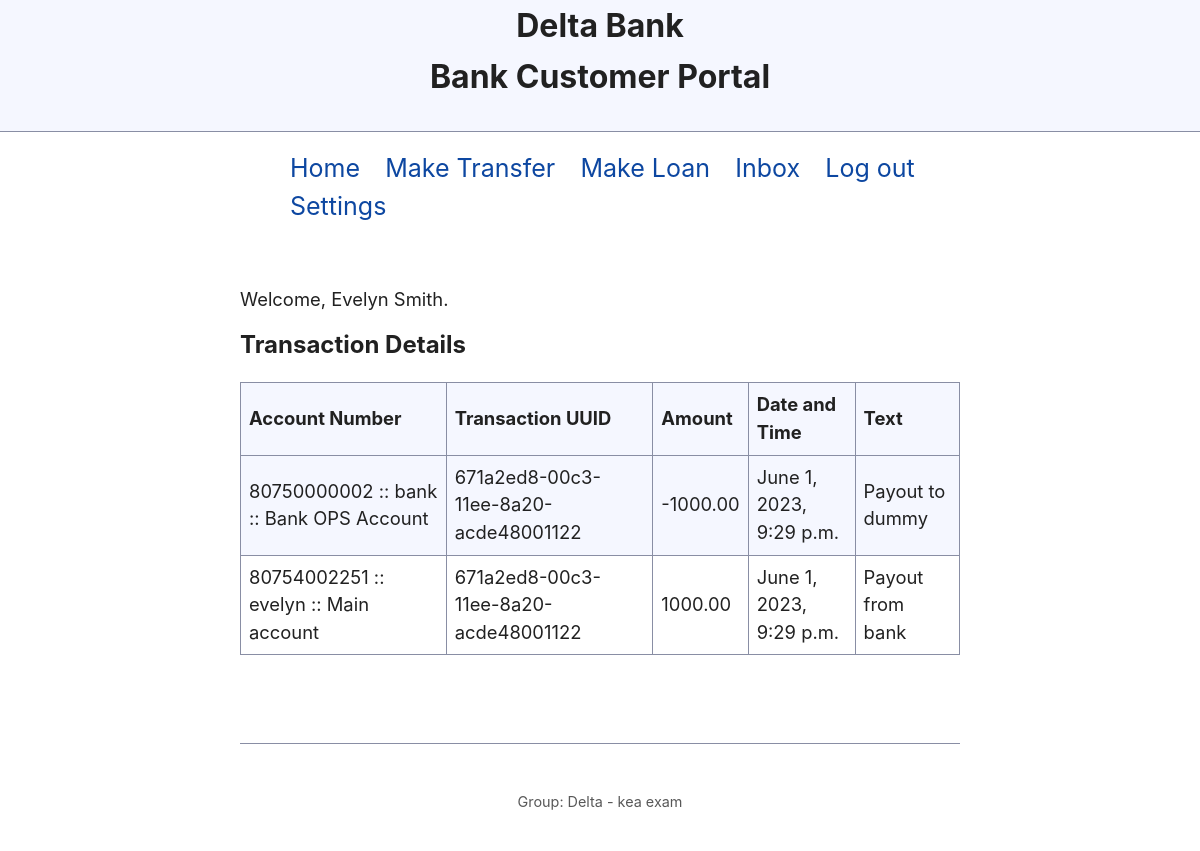
The app's page /transaction_details/671a2ed8-00c3-11ee-8a20-acde48001122/ (signed in) with its own data.
### bank_app/models.py (models this page shows, shortened)
class User(AbstractUser):
    otp_enabled = models.BooleanField(default=False)
    otp_verified = models.BooleanField(default=False)
    otp_base32 = models.CharField(max_length=255, null=True)
    otp_auth_url = models.CharField(max_length=255, null=True)

class Customer(models.Model):
    user        = models.OneToOneField(settings.AUTH_USER_MODEL, primary_key=True, on_delete=models.PROTECT)
    rank        = models.ForeignKey(Rank, default=2, on_delete=models.PROTECT)
    personal_id = models.IntegerField(db_index=True)
    phone       = models.CharField(max_length=35, db_index=True)
    @property
    def full_name(self) -> str:
        return f'{self.user.first_name} {self.user.last_name}'
    @property
    def accounts(self) -> QuerySet:
        return Account.objects.filter(user=self.user)

class Ledger(models.Model):
    account     = models.ForeignKey(Account, on_delete=models.PROTECT)
    transaction = models.CharField(max_length=50)
    amount      = models.DecimalField(max_digits=10, decimal_places=2)
    timestamp   = models.DateTimeField(auto_now_add=True, db_index=True)
    text        = models.TextField()

class Account(models.Model):
    account_number = models.AutoField(primary_key=True)
    user = models.ForeignKey(settings.AUTH_USER_MODEL, on_delete=models.PROTECT)
    name = models.CharField(max_length=50, db_index=True)
    class Meta:
        get_latest_by = 'pk'
    def __str__(self):
        return f'{self.pk} :: {self.user} :: {self.name}'

### bank_app/views.py (the view)
# urls.py: path('transaction_details/<uuid:transaction>/', views.transaction_details, name='transaction_details'),
@login_required
def transaction_details(request, transaction):
    movements = Ledger.objects.filter(transaction=transaction)
    if not request.user.is_staff:
        if not movements.filter(account__in=request.user.customer.accounts):
            raise PermissionDenied('Customer is not part of the transaction.')
    context = {
        'movements': movements,
    }
    return render(request, 'bank_app/transaction_details.html', context)

### bank_app/templates/bank_app/transaction_details.html
{% extends "base.html" %}
{% block main %}
<p>Welcome, {{ user.customer.full_name }}.</p>
<h3>Transaction Details</h3>
<table>
    <tr>
        <th>Account Number</th>
        <th>Transaction UUID</th>
        <th>Amount</th>
        <th>Date and Time</th>
        <th>Text</th>
    </tr>
    {% for movement in movements %}
    <tr>
        <td>{{ movement.account }}</td>
        <td>{{ movement.transaction }}</td>
        <td>{{ movement.amount|floatformat:"2" }}</td>
        <td>{{ movement.timestamp }}</td>
        <td>{{ movement.text }}</td>
    </tr>
    {% endfor %}
</table>
{% endblock main %}

### templates/base.html (shortened to what this page needs)
<!DOCTYPE html>
<html lang="en">
<head>
    {% load static %}
    <link rel="stylesheet" type="text/css" href="{% static 'simple.css' %}" media="screen" />
</head>
<body>
    {% load l10n %}
    <header>
        <h1>Delta Bank</h1>
        {% if user.is_staff %}
        <h2>Bank Staff Portal</h2>
        {% else %}
        <h2>Bank Customer Portal</h2>
        {% endif %}
    </header>
    <nav>
        <ul>
            <li><a href="{% url 'bank_app:index' %}">Home</a></li>
            {% if user.is_staff %}
                <li><a href="{% url 'bank_app:staff_new_customer' %}">New Customer</a></li>
                <li><a href="{% url 'bank_app:message' %}">Inbox</a></li>
                <li><a href="{% url 'logout' %}">Log out</a></li>
                <li><a href="{% url 'bank_app:settings' %}">Settings</a></li>
            {% elif user.username %}
                <li><a href="{% url 'bank_app:make_transfer' %}">Make Transfer</a></li>
                <li><a href="{% url 'bank_app:make_loan' %}">Make Loan</a></li>
                <li><a href="{% url 'bank_app:message' %}">Inbox</a></li>
                <li><a href="{% url 'logout' %}">Log out</a></li>
                <li><a href="{% url 'bank_app:settings' %}">Settings</a></li>
            {% endif %}
        </ul>
    </nav>
    <main>
    {% block main %}
    {% endblock main %}
    </main>
    <footer>
        <p>Group: Delta - kea exam</p>
    </footer>
</body>
</html>

### static/simple.css (style rules this page uses)
:root, ::backdrop { --sans-font: -apple-system, BlinkMacSystemFont, "Avenir Next", Avenir, "Nimbus Sans L", Roboto, "Noto Sans", "Segoe UI", Arial, Helvetica, "Helvetica Neue", sans-serif; --mono-font: Consolas, Menlo, Monaco, "Andale Mono", "Ubuntu Mono", monospace; --standard-border-radius: 5px; --bg: #fff; --accent-bg: #f5f7ff; --text: #212121; --text-light: #585858; --border: #898EA4; --accent: #0d47a1; --code: #d81b60; --preformatted: #444; --marked: #ffdd33; --disabled: #efefef; }
*, *::before, *::after { box-sizing: border-box; }
html { font-family: var(--sans-font); scroll-behavior: smooth; }
body { color: var(--text); background-color: var(--bg); font-size: 1.15rem; line-height: 1.5; display: grid; grid-template-columns: 1fr min(45rem, 90%) 1fr; margin: 0; }
body > * { grid-column: 2; }
body > header { background-color: var(--accent-bg); border-bottom: 1px solid var(--border); text-align: center; padding: 0 0.5rem 10px 0.5rem; grid-column: 1 / -1; }
nav li { display: inline; margin: 20px 10px; text-decoration: none; }
body > header h1 { max-width: 1200px; margin: 0.5rem auto; }
main { padding-top: 1.5rem; }
body > footer { margin-top: 4rem; padding: 2rem 1rem 1.5rem 1rem; color: var(--text-light); font-size: 0.9rem; text-align: center; border-top: 1px solid var(--border); }
h1 { font-size: 2rem; }
h2 { font-size: 2rem; margin-top: 1rem; }
h3 { font-size: 1.5rem; margin-top: 1rem; }
p, h1, h2, h3, h4, h5, h6 { overflow-wrap: break-word; }
h1, h2, h3 { line-height: 1.1; }
a, a:visited { color: var(--accent); }
table { border-collapse: collapse; margin: 1.5rem 0; }
td, th { border: 1px solid var(--border); text-align: start; padding: 0.5rem; }
th { background-color: var(--accent-bg); font-weight: bold; }
tr:nth-child(even) { background-color: var(--accent-bg); }
nav a { text-decoration: none; font-size: 25px; }

### records on screen
User: customer.full_name "Evelyn Smith"
Ledger: account "80750000002 :: bank :: Bank OPS Account", transaction "671a2ed8-00c3-11ee-8a20-acde48001122", amount "-1000.00", timestamp "June 1, 2023, 9:29 p.m.", text "Payout to dummy"
Ledger: account "80754002251 :: evelyn :: Main account", transaction "671a2ed8-00c3-11ee-8a20-acde48001122", amount "1000.00", timestamp "June 1, 2023, 9:29 p.m.", text "Payout from bank"
